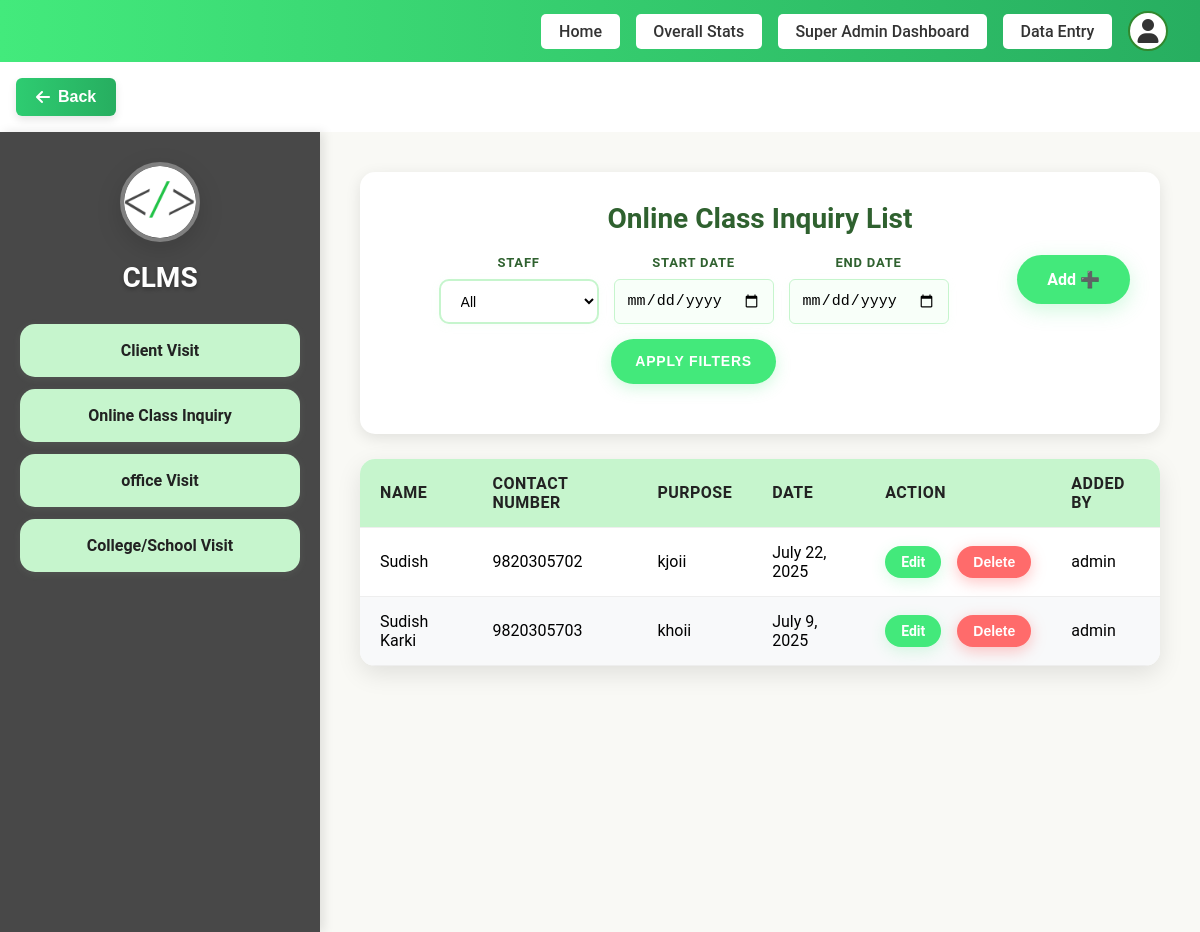
The page /add-dashboard/online-class/list/ (signed in) on the database as committed earlier.
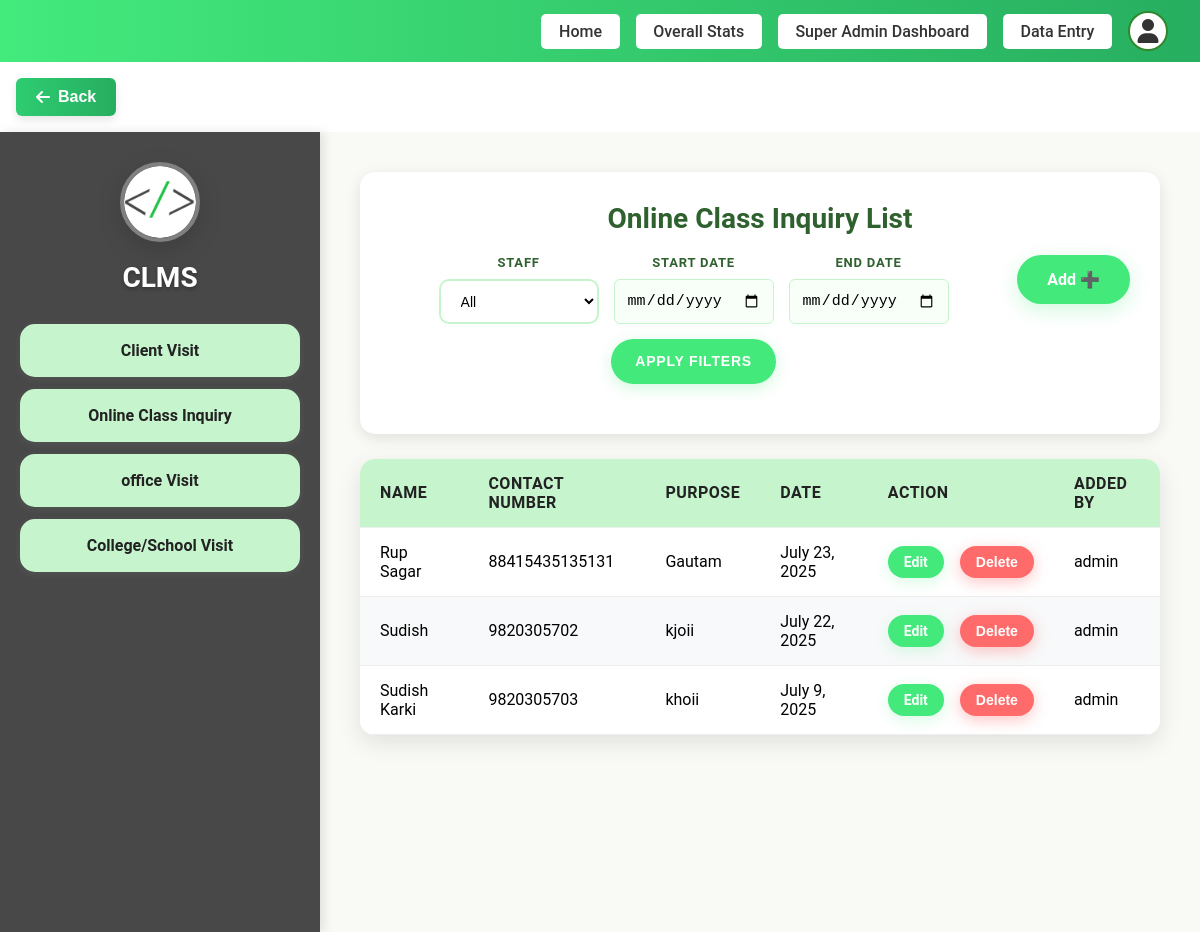
The same page on the database as committed later.
### staff/models.py (models this page shows, shortened)
class OnlineClassInquiry(models.Model):
    user = models.ForeignKey(User, on_delete=models.CASCADE)
    name = models.CharField(max_length=100)
    contact = models.CharField(max_length=20)
    purpose = models.CharField(max_length=255)
    date = models.DateField()

### staff/views.py (the view)
# urls.py: path('online-class/list/', views.online_class_list, name='online_class_list'),
@login_required
def online_class_list(request):
    if request.user.is_superuser:
        online_classes = OnlineClassInquiry.objects.all().order_by('-date')
        staff_filter = request.GET.get('staff')
        if staff_filter and staff_filter != 'all':
            online_classes = online_classes.filter(user_id=staff_filter)
        start_date = request.GET.get('start_date')
        end_date = request.GET.get('end_date')
        if start_date:
            try:
                start_date = datetime.strptime(start_date, '%Y-%m-%d').date()
                online_classes = online_classes.filter(date__gte=start_date)
            except ValueError:
                pass
        if end_date:
            try:
                end_date = datetime.strptime(end_date, '%Y-%m-%d').date()
                online_classes = online_classes.filter(date__lte=end_date)
            except ValueError:
                pass
        staff_users = User.objects.filter(is_staff=True).order_by('username')
    else:
        online_classes = OnlineClassInquiry.objects.filter(user=request.user).order_by('-date')
        staff_users = None
    return render(request, 'pages/staff/Online_Class.html', {
        'online_classes': online_classes,
        'staff_users': staff_users,
        'current_filters': {
            'staff': request.GET.get('staff', ''),
            'start_date': request.GET.get('start_date', ''),
            'end_date': request.GET.get('end_date', ''),
        }
    })

### templates/pages/staff/Online_Class.html (shortened to what this page needs)
{% load static %}
<!DOCTYPE html>
<html lang="en">
<head>
  <link rel="stylesheet" href="{% static 'css/Visit.css' %}?v=1.2">
  <link rel="stylesheet" href="{% static 'css/dltvisit.css' %}?v=1.2">
</head>
{% include "layouts/header.html" %}
<body>
  <div class="container">
    <div class="sidebar">
      <div class="logo">
        <a href="{% url 'add_dashboard' %}">
         <img src="{% static 'assets/favicon.png' %}" alt="Logo">
        </a>
      </div>
      <h2>CLMS</h2>
      <ul>
        <li><a href="{% url 'client_visit_list' %}">Client Visit</a></li>
        <li><a href="{% url 'online_class_list' %}">Online Class Inquiry</a></li>
        <li><a href="{% url 'office_visit_list' %}">office Visit</a></li>
        <li><a href="{% url 'college_visit_list' %}">College/School Visit</a></li>
      </ul>
    </div>
    <div class="main-content">
      <div class="header">
        <h2>Online Class Inquiry List</h2>
        <div class="header-controls">
          <a href="{% url 'add_dashboard' %}" class="add-btn">Add ➕</a>
          {% if user.is_superuser and staff_users %}
          <div class="filter-container">
            <form method="GET" class="filter-form" style="display: flex; align-items: center; gap: 15px; flex-wrap: wrap;">
              <div class="filter-item">
                <label for="staff">Staff</label>
                <select name="staff" id="staff">
                  <option value="all" {% if current_filters.staff == 'all' or not current_filters.staff %}selected{% endif %}>All</option>
                </select>
              </div>
              <div class="filter-item">
                <label for="start_date">Start Date</label>
                <input type="date" name="start_date" id="start_date" value="{{ current_filters.start_date }}" placeholder="yyyy-mm-dd">
              </div>
              <div class="filter-item">
                <label for="end_date">End Date</label>
                <input type="date" name="end_date" id="end_date" value="{{ current_filters.end_date }}" placeholder="yyyy-mm-dd">
              </div>
              <button type="submit" class="apply-btn">Apply Filters</button>
            </form>
          </div>
          {% endif %}
        </div>
      </div>
      <table>
        <thead>
          <tr>
            <th>Name</th>
            <th>Contact Number</th>
            <th>Purpose</th>
            <th>Date</th>
            <th>Action</th>
            <th>Added By</th>
          </tr>
        </thead>
        <tbody>
          {% for inquiry in online_classes %}
          <tr class="{% cycle 'white-row' 'green-row' %}">
            <td>{{ inquiry.name }}</td>
            <td>{{ inquiry.contact }}</td>
            <td>{{ inquiry.purpose }}</td>
            <td>{{ inquiry.date }}</td>
            <td>
              <div class="action-buttons">
                <a href="{% url 'edit_online' inquiry.id %}" class="edit-btn">Edit</a>
                <button class="delete-btn" onclick="showOnlineClassDeleteConfirmation('{{ inquiry.id }}', '{{ inquiry.name }}')">Delete</button>
              </div>
            </td>
            <td>{{ inquiry.user.username }}</td>
          </tr>
          {% empty %}
          <tr>
            <td colspan="5">No online class inquiries available.</td>
          </tr>
          {% endfor %}
        </tbody>
      </table>
    </div>
  </div>
</body>
</html>

Rows that differ between the two databases and show on the page:
added OnlineClassInquiry: name "Rup Sagar", contact "88415435135131", purpose "Gautam", date "July 23, 2025", user.username "admin"
